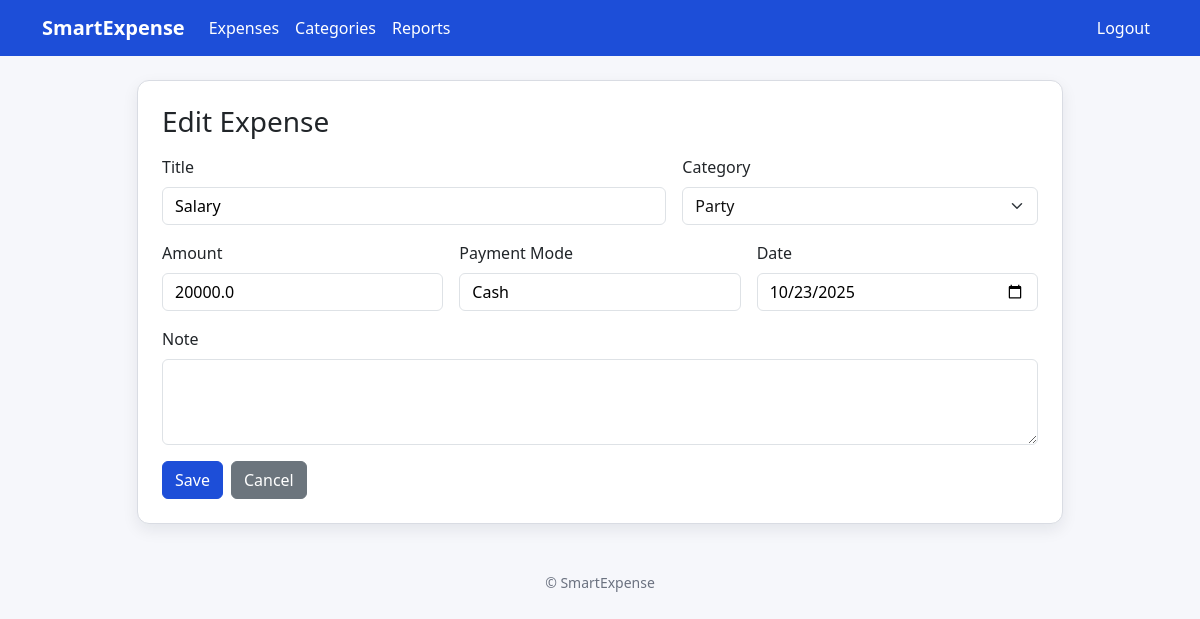
/expenses/1/edit (signed in), run on the app's committed database.
### smartexpense/models/expense.py (models this page shows)
class Expense(db.Model):
    __tablename__ = "expenses"
    id = db.Column(db.Integer, primary_key=True)
    user_id = db.Column(db.Integer, db.ForeignKey("users.id"), nullable=False)
    title = db.Column(db.String(200), nullable=False)
    category_id = db.Column(db.Integer, db.ForeignKey("categories.id"), nullable=False)
    amount = db.Column(db.Float, nullable=False)
    payment_mode = db.Column(db.String(50))  # Cash/Card/UPI
    spent_on = db.Column(db.Date, default=date.today, nullable=False)
    note = db.Column(db.Text)

### smartexpense/blueprints/expenses/routes.py (the view, shortened to what this page needs)
@expenses_bp.route("/<int:expense_id>/edit", methods=["GET", "POST"])
@login_required
def edit_expense(expense_id):
    exp = Expense.query.filter_by(id=expense_id, user_id=current_user.id).first_or_404()
    categories = Category.query.filter_by(user_id=current_user.id, type="expense").order_by(Category.name).all()
    return render_template("expenses/form.html", expense=exp, categories=categories)

### smartexpense/models/user.py (called while the page is built)
@login_manager.user_loader
def load_user(user_id):
    return db.session.get(User, int(user_id))

### smartexpense/templates/expenses/form.html (shortened to what this page needs)
{% extends 'base.html' %}
{% block content %}
<div class="row justify-content-center">
  <div class="col-lg-10">
    <div class="card">
      <div class="card-body p-4">
        <h3 class="mb-3">{% if expense %}Edit Expense{% else %}Add Expenses (up to 3){% endif %}</h3>
        <form method="post">
          {% if expense %}
            <div class="row g-3">
              <div class="col-md-7"><label class="form-label">Title</label><input name="title" class="form-control" value="{{expense.title}}" required></div>
              <div class="col-md-5"><label class="form-label">Category</label>
                <select name="category_id" class="form-select" required>
                  {% for c in categories %}
                  <option value="{{c.id}}" {% if expense.category_id==c.id %}selected{% endif %}>{{c.name}}</option>
                  {% endfor %}
                </select>
              </div>
              <div class="col-md-4"><label class="form-label">Amount</label><input name="amount" type="number" step="0.01" class="form-control" value="{{expense.amount}}" required></div>
              <div class="col-md-4"><label class="form-label">Payment Mode</label><input name="payment_mode" class="form-control" value="{{expense.payment_mode}}" placeholder="Cash / Card / UPI"></div>
              <div class="col-md-4"><label class="form-label">Date</label><input name="spent_on" type="date" class="form-control" value="{{expense.spent_on}}"></div>
              <div class="col-12"><label class="form-label">Note</label><textarea name="note" class="form-control" rows="3">{{expense.note}}</textarea></div>
            </div>
          {% endif %}
          <div class="d-flex gap-2 mt-3">
            <button class="btn btn-primary">Save</button>
            <a class="btn btn-secondary" href="/expenses/">Cancel</a>
          </div>
        </form>
      </div>
    </div>
  </div>
</div>
{% endblock %}

### smartexpense/static/css/style.css (style rules this page uses)
:root { --brand-primary: #1d4ed8; --brand-primary-hover: #173faa; --brand-accent: #22b07d; }
body { background-color: #f6f7fb; color: #111111; }
.card { border: 1px solid #d9dce3; border-radius: 12px; box-shadow: 0 6px 16px rgba(16, 24, 40, 0.08); background-color: #ffffff; }
.btn-primary { background-color: var(--brand-primary); border-color: var(--brand-primary); color: #ffffff; }
.form-control, .form-select, textarea, input, select, textarea::placeholder, input::placeholder { color: #111111 !important; }
textarea, input { caret-color: #111111 !important; }
input[type="email"], input[type="password"], input, textarea { color: #000 !important; -webkit-text-fill-color: #000 !important; caret-color: #000 !important; }

### data on the page
Expense: title "Salary", amount "20000.0", payment_mode "Cash", spent_on "10/23/2025"

### other printed values
form field category_id "Party"
